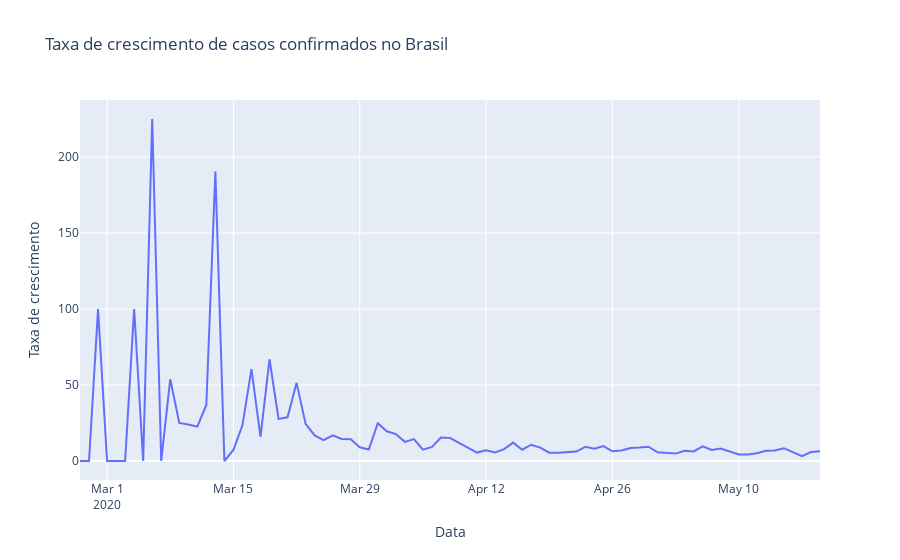

The code cell stored with this chart in its notebook:
### Code cell
primeiro_dia = brasil.observationdate.loc[brasil.confirmed > 0].min()
px.line(x=pd.date_range(primeiro_dia, brasil.observationdate.max())[1:],
        y=tx_dia, title='Taxa de crescimento de casos confirmados no Brasil',
       labels={'y':'Taxa de crescimento', 'x':'Data'})
